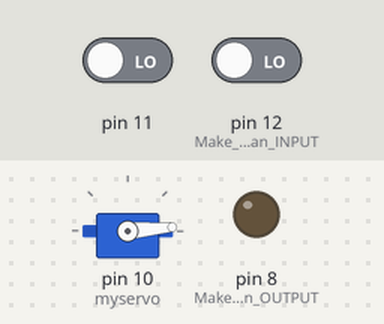
This sketch was run on a simulated Arduino Uno, built with avr-gcc and run on an emulated ATmega328P. Parts: servo, output pins drawn as LEDs (lit = HIGH). Inputs (shaded band) come from the test bench; at power-on: pin 12 (Make_pin_12_an_INPUT) LOW, pin 11 LOW.

Above: at 1.2 s.
1.3 s: pin 12 (Make_pin_12_an_INPUT) driven HIGH
At 1.45 s:
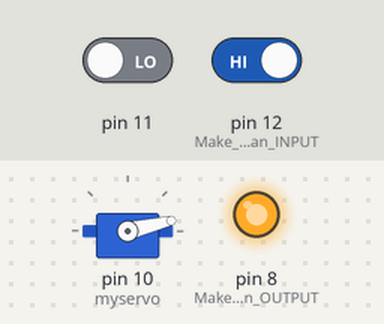
At 3.3 s:
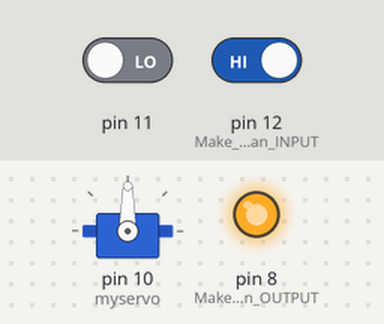
4.3 s: pin 12 (Make_pin_12_an_INPUT) driven LOW
At 4.65 s:
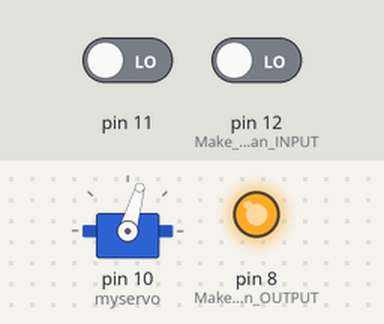
Timing chart, 0 to 7.4 s (numbered marks = the images above; inputs shaded):
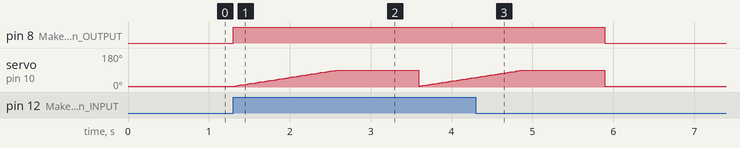

The sketch:

CSE360_AutomaticDoorOpening_Code.ino
```cpp
#include <Servo.h>  // Include the Servo Library

Servo myservo;  // Create servo object to control a servo
bool Open_Door;

void setup()
{
  pinMode(12, INPUT);  // Make pin 12 an INPUT
  pinMode(8, OUTPUT);  // Make pin 8 an OUTPUT

  myservo.attach(10);  // Attaches the servo to pin 10
  myservo.write(5);    // Tells the servo to go to initial position
}

void loop()
{
  int PIR_State = digitalRead(12);  // Read the input pin // logicstate

  if (PIR_State == HIGH)   // Check if PIR Sensor Detected Motion
  {
    Open_Door = true;
  }
  else if (PIR_State == LOW)
  {
    Open_Door = false;
    digitalWrite(8, LOW);  // Turn OFF LED
    myservo.write(5); // Tell servo to go to initial position
  }

  if (Open_Door)
  {
    digitalWrite(8, HIGH);  // Turn ON LED
    for (int pos = 5; pos <= 90; pos++) // Go from 5 degrees to 93 degrees
    {
      myservo.write(pos); // Tell servo to go to position in variable 'pos'
      delay(15);   // Wait 15ms for the servo to reach the position
      // Set Open_Door flag to false

    }
    delay(1000);
	int PIR_State = digitalRead(11);
  PIR_State = LOW;
 	digitalWrite(8, LOW);  // Turn OFF LED
    myservo.write(5);
  }

}
```

Measured:
- after the input at 1.3 s, pin 8 (Make_pin_8_an_OUTPUT): LOW → HIGH at once
- after the input at 4.3 s, pin 8 (Make_pin_8_an_OUTPUT): HIGH → LOW after 1.6 s; servo on pin 10 (myservo): goes on until 5.9 s, then stays 5°
